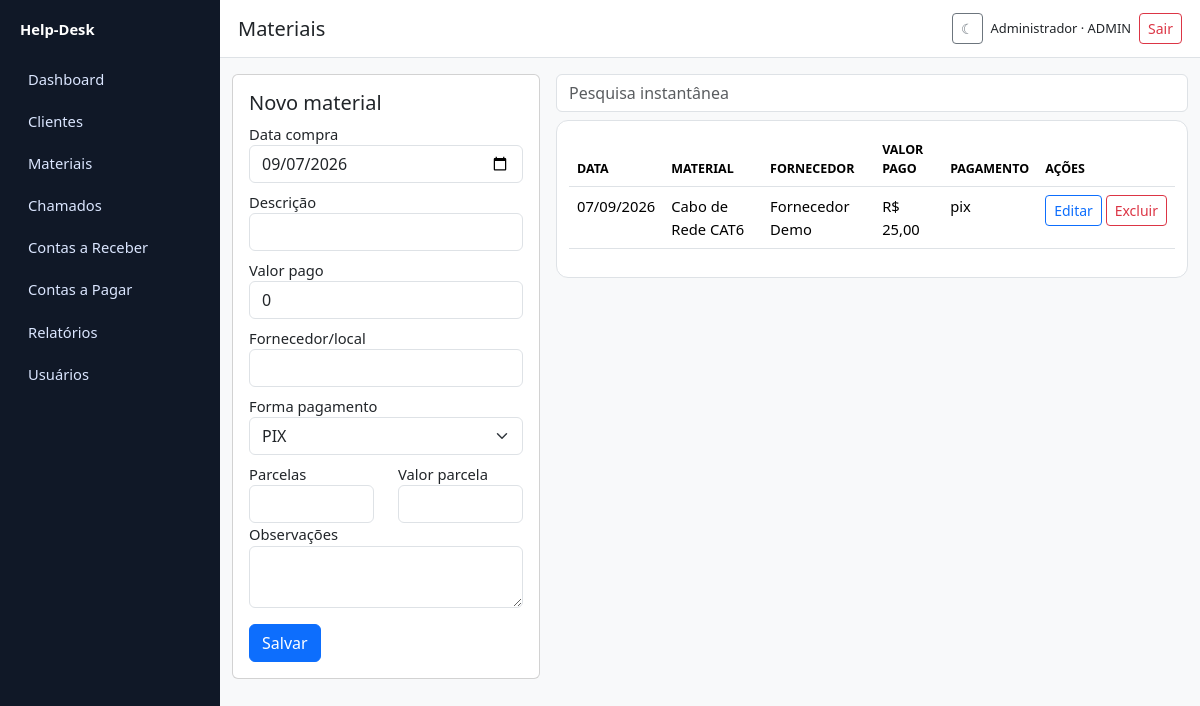
The app's page /materials.php (signed in) with its own data.
### tables this page shows
CREATE TABLE IF NOT EXISTS materials (
 id INT UNSIGNED AUTO_INCREMENT PRIMARY KEY,
 purchase_date DATE NOT NULL,
 description VARCHAR(190) NOT NULL,
 cost_price DECIMAL(12,2) NOT NULL DEFAULT 0,
 supplier VARCHAR(190) NULL,
 payment_method ENUM('pix','debito','credito','dinheiro') NOT NULL DEFAULT 'pix',
 installments INT UNSIGNED NULL,
 installment_value DECIMAL(12,2) NULL,
 notes TEXT NULL,
 deleted_at DATETIME NULL,
 created_at TIMESTAMP DEFAULT CURRENT_TIMESTAMP,
 INDEX idx_material_desc(description), INDEX idx_material_supplier(supplier), INDEX idx_material_date(purchase_date)
);

### src/bootstrap.php (called while the page is built, shortened)
<?php
$config = require __DIR__ . '/../config/config.php';
function e(?string $s): string { return htmlspecialchars((string)$s, ENT_QUOTES, 'UTF-8'); }
function money(float|int|string|null $v): string { return 'R$ ' . number_format((float)$v, 2, ',', '.'); }
function base_url(string $path=''): string { global $config; return rtrim($config['base_url'], '/') . ($path ? '/' . ltrim($path, '/') : ''); }

### config/config.php (called while the page is built)
<?php
return [
    'app_name' => 'GMB Help-Desk ERP',
    'base_url' => getenv('APP_BASE_URL') ?: '/helpdesk_php/public',
    'db' => [
        'host' => getenv('DB_HOST') ?: '127.0.0.1',
        'port' => getenv('DB_PORT') ?: '3306',
        'name' => getenv('DB_NAME') ?: 'helpdesk',
        'user' => getenv('DB_USER') ?: 'root',
        'pass' => getenv('DB_PASS') ?: '',
        'charset' => 'utf8mb4',
    ],
];

### public/materials.php (the view, shortened to what this page needs)
<?php
require_once __DIR__ . '/../src/layout.php';
$pdo = db();
$editMaterial = null;
$rows = $pdo->query("
    SELECT *
    FROM materials
    WHERE deleted_at IS NULL
    ORDER BY purchase_date DESC, id DESC
")->fetchAll();
?>
<div class="row g-3">
    <div class="col-lg-4">
        <div class="card">
            <div class="card-body">
                <h5>
                    <?= $editMaterial
                        ? 'Editar material'
                        : 'Novo material'
                    ?>
                </h5>
                <form method="post">
                    <div class="mb-2">
                        <label>Data compra</label>
                        <input
                            class="form-control"
                            type="date"
                            name="purchase_date"
                            value="<?= e(
                                        $editMaterial['purchase_date']
                                            ?? date('Y-m-d')
                                    ) ?>"
                            required>
                    </div>
                    <div class="mb-2">
                        <label>Descrição</label>
                        <input
                            class="form-control"
                            name="description"
                            value="<?= e(
                                        $editMaterial['description']
                                            ?? ''
                                    ) ?>"
                            required>
                    </div>
                    <div class="mb-2">
                        <label>Valor pago</label>
                        <input
                            class="form-control"
                            name="cost_price"
                            value="<?= e(
                                        $editMaterial['cost_price']
                                            ?? '0'
                                    ) ?>">
                    </div>
                    <div class="mb-2">
                        <label>Fornecedor/local</label>
                        <input
                            class="form-control"
                            name="supplier"
                            value="<?= e(
                                        $editMaterial['supplier']
                                            ?? ''
                                    ) ?>">
                    </div>
                    <div class="mb-2">
                        <label>Forma pagamento</label>
                        <?php
                        $paymentMethod =
                            $editMaterial['payment_method']
                            ?? 'pix';
                        ?>
                        <select
                            class="form-select"
                            name="payment_method">
                            <option
                                value="pix"
                                <?= $paymentMethod === 'pix'
                                    ? 'selected'
                                    : ''
                                ?>>
                                PIX
                            </option>
                        </select>
                    </div>
                    <div class="row">
                        <div class="col">
                            <label>Parcelas</label>
                            <input
                                class="form-control"
                                name="installments"
                                type="number"
                                min="1"
                                value="<?= e(
                                            $editMaterial['installments']
                                                ?? ''
                                        ) ?>">
                        </div>
                        <div class="col">
                            <label>Valor parcela</label>
                            <input
                                class="form-control"
                                name="installment_value"
                                value="<?= e(
                                            $editMaterial['installment_value']
                                                ?? ''
                                        ) ?>">
                        </div>
                    </div>
                    <div class="mb-3">
                        <label>Observações</label>
                        <textarea
                            class="form-control"
                            name="notes"><?= e(
                                            ) ?></textarea>
                    </div>
                    <button class="btn btn-primary">
                        <?= $editMaterial
                            ? 'Atualizar'
                            : 'Salvar'
                        ?>
                    </button>
                </form>
            </div>
        </div>
    </div>
    <div class="col-lg-8">
        <input
            class="form-control mb-2"
            placeholder="Pesquisa instantânea"
            data-search-table="#materialsTable">
        <div class="table-wrap">
            <div class="table-responsive">
                <table
                    id="materialsTable"
                    class="table">
                    <thead>
                        <tr>
                            <th>Data</th>
                            <th>Material</th>
                            <th>Fornecedor</th>
                            <th>Valor pago</th>
                            <th>Pagamento</th>
                            <th>Ações</th>
                        </tr>
                    </thead>
                    <tbody>
                        <?php foreach ($rows as $r): ?>
                            <tr>
                                <td>
                                    <?= date(
                                        'd/m/Y',
                                        strtotime($r['purchase_date'])
                                    ) ?>
                                </td>
                                <td>
                                    <?= e($r['description']) ?>
                                </td>
                                <td>
                                    <?= e($r['supplier']) ?>
                                </td>
                                <td>
                                    <?= money($r['cost_price']) ?>
                                </td>
                                <td>
                                    <?= e($r['payment_method']) ?>
                                </td>
                                <td class="text-nowrap">
                                    <a
                                        href="<?= e(
                                                    base_url(
                                                        'materials.php?edit='
                                                            . $r['id']
                                                    )
                                                ) ?>"
                                        class="btn btn-sm btn-outline-primary">
                                        Editar
                                    </a>
                                    <form
                                        method="post"
                                        style="display:inline"
                                        onsubmit="
                                        return confirm(
                                            'Deseja realmente excluir este material?'
                                        );
                                    ">
                                        <button
                                            type="submit"
                                            class="btn btn-sm btn-outline-danger">
                                            Excluir
                                        </button>
                                    </form>
                                </td>
                            </tr>
                        <?php endforeach; ?>
                    </tbody>
                </table>
            </div>
        </div>
    </div>
</div>

### public/assets/css/app.css (style rules this page uses)
body { background:var(--bs-tertiary-bg);font-size:.92rem }
.table-wrap { background:var(--bs-body-bg);border:1px solid var(--bs-border-color);border-radius:12px;padding:12px }
.table thead th { font-size:.78rem;text-transform:uppercase }

### records on screen
materials: purchase_date "07/09/2026", description "Cabo de Rede CAT6", supplier "Fornecedor Demo", cost_price "R$ 25,00", payment_method "pix"

### other values on screen
$label "Dashboard"
$label "Clientes"
$label "Materiais"
$label "Chamados"
$label "Contas a Receber"
$label "Contas a Pagar"
$label "Relatórios"
$label "Usuários"
$title "Materiais"
$u['name'] "Administrador"
$u['role'] "ADMIN"
